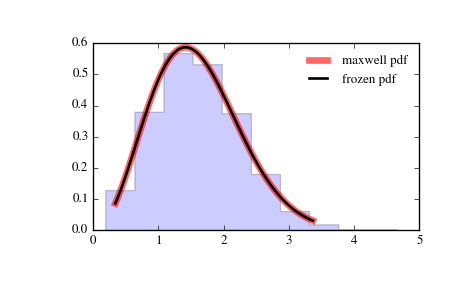

Here is the Python script that generated this plot:
from scipy.stats import maxwell
import matplotlib.pyplot as plt
fig, ax = plt.subplots(1, 1)

# Calculate a few first moments:

mean, var, skew, kurt = maxwell.stats(moments='mvsk')

# Display the probability density function (``pdf``):

x = np.linspace(maxwell.ppf(0.01),
                maxwell.ppf(0.99), 100)
ax.plot(x, maxwell.pdf(x),
       'r-', lw=5, alpha=0.6, label='maxwell pdf')

# Alternatively, the distribution object can be called (as a function)
# to fix the shape, location and scale parameters. This returns a "frozen"
# RV object holding the given parameters fixed.

# Freeze the distribution and display the frozen ``pdf``:

rv = maxwell()
ax.plot(x, rv.pdf(x), 'k-', lw=2, label='frozen pdf')

# Check accuracy of ``cdf`` and ``ppf``:

vals = maxwell.ppf([0.001, 0.5, 0.999])
np.allclose([0.001, 0.5, 0.999], maxwell.cdf(vals))
# True

# Generate random numbers:

r = maxwell.rvs(size=1000)

# And compare the histogram:

ax.hist(r, normed=True, histtype='stepfilled', alpha=0.2)
ax.legend(loc='best', frameon=False)
plt.show()
